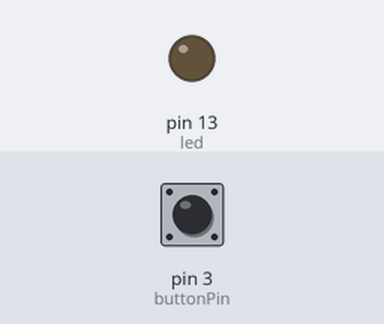
A sketch run on a simulated Arduino Uno, built with avr-gcc and run on an emulated ATmega328P. Shown: output pins drawn as LEDs (lit = HIGH). The test bench sets the inputs (shaded band); at power-on: pin 3 (buttonPin) LOW.

Above: at 2.8 s.
2.9 s: pin 3 (buttonPin) pulled HIGH for 1.2 s
At 3.5 s:
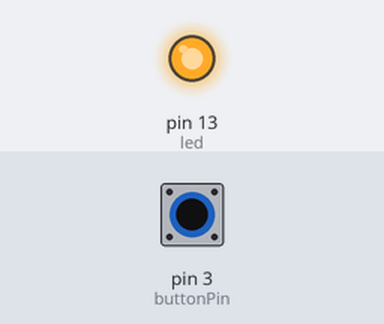
6.5 s: pin 3 (buttonPin) pulled HIGH for 3.2 s
At 11.2 s:
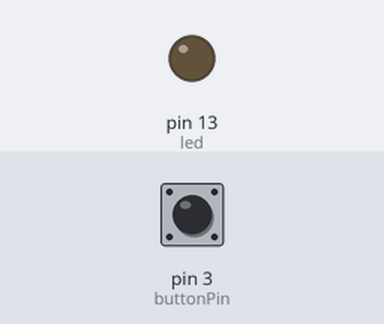
Timing chart, 0 to 12.7 s (numbered marks = the images above; inputs shaded):
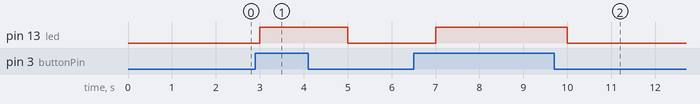

Measured:
- after the input at 2.9 s, pin 13 (led): LOW → HIGH after 0.10 s, → LOW 2.0 s later
- after the input at 6.5 s, pin 13 (led): LOW → HIGH after 0.50 s, → LOW 3.0 s later

The sketch:

ButtonBlink.ino
```cpp
//define led and button pins, as well as the state of the button.
int led = 13;
int buttonPin = 3;
int buttonState = 0;

// the setup function runs once when you press reset or power the board
void setup() {
  //start the serial connection from Arduino back to computer
  //at 9600 baud
  Serial.begin(9600);
  // initialize digital pin 13 as an output.
  pinMode(led, OUTPUT);
  // initialize digital pin 2 as an input.
  pinMode(buttonPin, INPUT);
}

// the loop function runs over and over again forever
void loop() {
  //read the state of the pin we defined as buttonPin
  //and call it buttonState
  buttonState = digitalRead(buttonPin);

  //Perform different actions depending on the state of the button
  if(buttonState == HIGH){
    digitalWrite(led, HIGH);
    delay(1000);
  } else {
    digitalWrite(led, LOW);
    delay(1000);
  }
}
```
